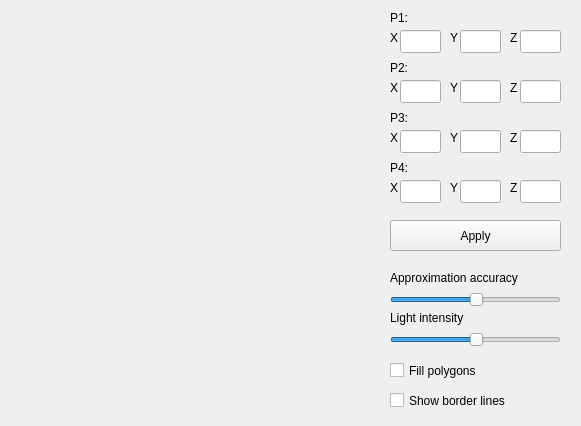
<?xml version="1.0" encoding="UTF-8"?>
<ui version="4.0">
 <class>MainWindow</class>
 <widget class="QMainWindow" name="MainWindow">
  <property name="geometry">
   <rect>
    <x>0</x>
    <y>0</y>
    <width>581</width>
    <height>426</height>
   </rect>
  </property>
  <property name="windowTitle">
   <string>Paraboloide</string>
  </property>
  <widget class="QWidget" name="centralWidget">
   <widget class="GLWidget" name="widget" native="true">
    <property name="geometry">
     <rect>
      <x>10</x>
      <y>10</y>
      <width>371</width>
      <height>401</height>
     </rect>
    </property>
   </widget>
   <widget class="QLabel" name="label_4">
    <property name="geometry">
     <rect>
      <x>390</x>
      <y>270</y>
      <width>171</width>
      <height>16</height>
     </rect>
    </property>
    <property name="text">
     <string>Approximation accuracy</string>
    </property>
   </widget>
   <widget class="QSlider" name="SliderApproximation">
    <property name="geometry">
     <rect>
      <x>390</x>
      <y>290</y>
      <width>171</width>
      <height>20</height>
     </rect>
    </property>
    <property name="value">
     <number>50</number>
    </property>
    <property name="orientation">
     <enum>Qt::Horizontal</enum>
    </property>
    <property name="tickPosition">
     <enum>QSlider::NoTicks</enum>
    </property>
    <property name="tickInterval">
     <number>0</number>
    </property>
   </widget>
   <widget class="QCheckBox" name="isPolyFill">
    <property name="geometry">
     <rect>
      <x>390</x>
      <y>360</y>
      <width>171</width>
      <height>21</height>
     </rect>
    </property>
    <property name="text">
     <string>Fill polygons</string>
    </property>
   </widget>
   <widget class="QLabel" name="label_5">
    <property name="geometry">
     <rect>
      <x>390</x>
      <y>310</y>
      <width>171</width>
      <height>16</height>
     </rect>
    </property>
    <property name="text">
     <string>Light intensity</string>
    </property>
   </widget>
   <widget class="QSlider" name="SliderLight">
    <property name="geometry">
     <rect>
      <x>390</x>
      <y>330</y>
      <width>171</width>
      <height>20</height>
     </rect>
    </property>
    <property name="value">
     <number>50</number>
    </property>
    <property name="orientation">
     <enum>Qt::Horizontal</enum>
    </property>
    <property name="tickPosition">
     <enum>QSlider::NoTicks</enum>
    </property>
    <property name="tickInterval">
     <number>0</number>
    </property>
   </widget>
   <widget class="QLabel" name="label">
    <property name="geometry">
     <rect>
      <x>390</x>
      <y>10</y>
      <width>61</width>
      <height>15</height>
     </rect>
    </property>
    <property name="text">
     <string>P1:</string>
    </property>
   </widget>
   <widget class="QLabel" name="label_2">
    <property name="geometry">
     <rect>
      <x>390</x>
      <y>30</y>
      <width>16</width>
      <height>16</height>
     </rect>
    </property>
    <property name="text">
     <string>X</string>
    </property>
   </widget>
   <widget class="QLineEdit" name="p1x">
    <property name="geometry">
     <rect>
      <x>400</x>
      <y>30</y>
      <width>41</width>
      <height>23</height>
     </rect>
    </property>
   </widget>
   <widget class="QLabel" name="label_3">
    <property name="geometry">
     <rect>
      <x>450</x>
      <y>30</y>
      <width>16</width>
      <height>16</height>
     </rect>
    </property>
    <property name="text">
     <string>Y</string>
    </property>
   </widget>
   <widget class="QLineEdit" name="p1y">
    <property name="geometry">
     <rect>
      <x>460</x>
      <y>30</y>
      <width>41</width>
      <height>23</height>
     </rect>
    </property>
   </widget>
   <widget class="QLabel" name="label_6">
    <property name="geometry">
     <rect>
      <x>510</x>
      <y>30</y>
      <width>16</width>
      <height>16</height>
     </rect>
    </property>
    <property name="text">
     <string>Z</string>
    </property>
   </widget>
   <widget class="QLineEdit" name="p1z">
    <property name="geometry">
     <rect>
      <x>520</x>
      <y>30</y>
      <width>41</width>
      <height>23</height>
     </rect>
    </property>
   </widget>
   <widget class="QLabel" name="label_7">
    <property name="geometry">
     <rect>
      <x>390</x>
      <y>80</y>
      <width>16</width>
      <height>16</height>
     </rect>
    </property>
    <property name="text">
     <string>X</string>
    </property>
   </widget>
   <widget class="QLabel" name="label_8">
    <property name="geometry">
     <rect>
      <x>450</x>
      <y>80</y>
      <width>16</width>
      <height>16</height>
     </rect>
    </property>
    <property name="text">
     <string>Y</string>
    </property>
   </widget>
   <widget class="QLineEdit" name="p2y">
    <property name="geometry">
     <rect>
      <x>460</x>
      <y>80</y>
      <width>41</width>
      <height>23</height>
     </rect>
    </property>
   </widget>
   <widget class="QLabel" name="label_9">
    <property name="geometry">
     <rect>
      <x>390</x>
      <y>60</y>
      <width>61</width>
      <height>15</height>
     </rect>
    </property>
    <property name="text">
     <string>P2:</string>
    </property>
   </widget>
   <widget class="QLabel" name="label_10">
    <property name="geometry">
     <rect>
      <x>510</x>
      <y>80</y>
      <width>16</width>
      <height>16</height>
     </rect>
    </property>
    <property name="text">
     <string>Z</string>
    </property>
   </widget>
   <widget class="QLineEdit" name="p2x">
    <property name="geometry">
     <rect>
      <x>400</x>
      <y>80</y>
      <width>41</width>
      <height>23</height>
     </rect>
    </property>
   </widget>
   <widget class="QLineEdit" name="p2z">
    <property name="geometry">
     <rect>
      <x>520</x>
      <y>80</y>
      <width>41</width>
      <height>23</height>
     </rect>
    </property>
   </widget>
   <widget class="QLabel" name="label_11">
    <property name="geometry">
     <rect>
      <x>390</x>
      <y>130</y>
      <width>16</width>
      <height>16</height>
     </rect>
    </property>
    <property name="text">
     <string>X</string>
    </property>
   </widget>
   <widget class="QLabel" name="label_12">
    <property name="geometry">
     <rect>
      <x>450</x>
      <y>130</y>
      <width>16</width>
      <height>16</height>
     </rect>
    </property>
    <property name="text">
     <string>Y</string>
    </property>
   </widget>
   <widget class="QLineEdit" name="p3y">
    <property name="geometry">
     <rect>
      <x>460</x>
      <y>130</y>
      <width>41</width>
      <height>23</height>
     </rect>
    </property>
   </widget>
   <widget class="QLabel" name="label_13">
    <property name="geometry">
     <rect>
      <x>390</x>
      <y>110</y>
      <width>61</width>
      <height>15</height>
     </rect>
    </property>
    <property name="text">
     <string>P3:</string>
    </property>
   </widget>
   <widget class="QLabel" name="label_14">
    <property name="geometry">
     <rect>
      <x>510</x>
      <y>130</y>
      <width>16</width>
      <height>16</height>
     </rect>
    </property>
    <property name="text">
     <string>Z</string>
    </property>
   </widget>
   <widget class="QLineEdit" name="p3x">
    <property name="geometry">
     <rect>
      <x>400</x>
      <y>130</y>
      <width>41</width>
      <height>23</height>
     </rect>
    </property>
   </widget>
   <widget class="QLineEdit" name="p3z">
    <property name="geometry">
     <rect>
      <x>520</x>
      <y>130</y>
      <width>41</width>
      <height>23</height>
     </rect>
    </property>
   </widget>
   <widget class="QPushButton" name="Apply">
    <property name="geometry">
     <rect>
      <x>390</x>
      <y>220</y>
      <width>171</width>
      <height>31</height>
     </rect>
    </property>
    <property name="text">
     <string>Apply</string>
    </property>
   </widget>
   <widget class="QLabel" name="label_15">
    <property name="geometry">
     <rect>
      <x>510</x>
      <y>180</y>
      <width>16</width>
      <height>16</height>
     </rect>
    </property>
    <property name="text">
     <string>Z</string>
    </property>
   </widget>
   <widget class="QLineEdit" name="p4z">
    <property name="geometry">
     <rect>
      <x>520</x>
      <y>180</y>
      <width>41</width>
      <height>23</height>
     </rect>
    </property>
   </widget>
   <widget class="QLabel" name="label_16">
    <property name="geometry">
     <rect>
      <x>450</x>
      <y>180</y>
      <width>16</width>
      <height>16</height>
     </rect>
    </property>
    <property name="text">
     <string>Y</string>
    </property>
   </widget>
   <widget class="QLineEdit" name="p4y">
    <property name="geometry">
     <rect>
      <x>460</x>
      <y>180</y>
      <width>41</width>
      <height>23</height>
     </rect>
    </property>
   </widget>
   <widget class="QLabel" name="label_17">
    <property name="geometry">
     <rect>
      <x>390</x>
      <y>180</y>
      <width>16</width>
      <height>16</height>
     </rect>
    </property>
    <property name="text">
     <string>X</string>
    </property>
   </widget>
   <widget class="QLabel" name="label_18">
    <property name="geometry">
     <rect>
      <x>390</x>
      <y>160</y>
      <width>61</width>
      <height>15</height>
     </rect>
    </property>
    <property name="text">
     <string>P4:</string>
    </property>
   </widget>
   <widget class="QLineEdit" name="p4x">
    <property name="geometry">
     <rect>
      <x>400</x>
      <y>180</y>
      <width>41</width>
      <height>23</height>
     </rect>
    </property>
   </widget>
   <widget class="QCheckBox" name="isBorderLines">
    <property name="geometry">
     <rect>
      <x>390</x>
      <y>390</y>
      <width>171</width>
      <height>21</height>
     </rect>
    </property>
    <property name="text">
     <string>Show border lines</string>
    </property>
   </widget>
  </widget>
 </widget>
 <layoutdefault spacing="6" margin="11"/>
 <customwidgets>
  <customwidget>
   <class>GLWidget</class>
   <extends>QWidget</extends>
   <header>glwidget.h</header>
   <container>1</container>
  </customwidget>
 </customwidgets>
 <resources/>
 <connections/>
</ui>
